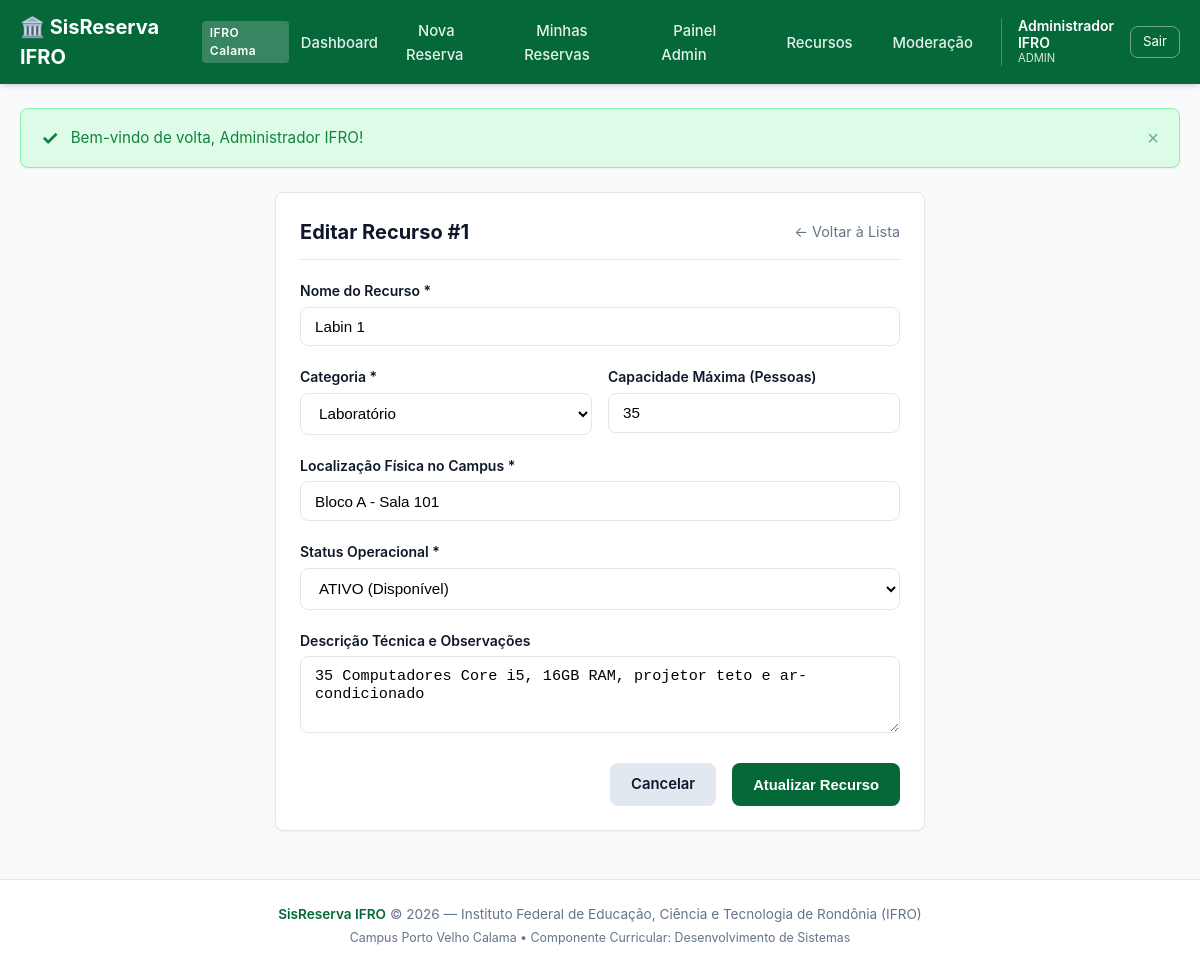
Page /public/admin/recurso_editar.php?id=1 (signed in) on the committed database.
### tables this page shows
CREATE TABLE IF NOT EXISTS `resources` (
  `id` INT UNSIGNED NOT NULL AUTO_INCREMENT,
  `name` VARCHAR(100) NOT NULL COMMENT 'Nome do recurso (ex: Labin 1, Projetor)',
  `category` VARCHAR(50) NOT NULL COMMENT 'Categoria (Laboratório ou Equipamento)',
  `capacity` INT NULL DEFAULT NULL COMMENT 'Capacidade de pessoas (para salas/laboratórios)',
  `location` VARCHAR(100) NOT NULL COMMENT 'Localização física (ex: Bloco A - Sala 101)',
  `description` TEXT NULL COMMENT 'Descrição detalhada dos equipamentos instalados',
  `status` ENUM('ATIVO', 'MANUTENCAO', 'INATIVO') NOT NULL DEFAULT 'ATIVO' COMMENT 'Estado operacional',
  `created_at` TIMESTAMP NOT NULL DEFAULT CURRENT_TIMESTAMP,
  `updated_at` TIMESTAMP NOT NULL DEFAULT CURRENT_TIMESTAMP ON UPDATE CURRENT_TIMESTAMP,
  PRIMARY KEY (`id`),
  KEY `idx_resources_status` (`status`),
  KEY `idx_resources_category` (`category`)
);

### includes/functions.php (called while the page is built, shortened)
<?php
function e(mixed $value): string
{
    return htmlspecialchars((string)($value ?? ''), ENT_QUOTES, 'UTF-8');
}

### public/admin/recurso_editar.php (the view, shortened to what this page needs)
<?php
require_once __DIR__ . '/../../includes/functions.php';
require_once __DIR__ . '/../../includes/flash.php';
$id = (int)($_GET['id'] ?? 0);
$resource = null;
try {
    $pdo = getDBConnection();
    $stmt = $pdo->prepare('SELECT id, name, category, capacity, location, description, status FROM resources WHERE id = :id LIMIT 1');
    $stmt->execute([':id' => $id]);
    $resource = $stmt->fetch();
} catch (Exception $e) {
    error_log('[SisReserva Editar Recurso] Erro: ' . $e->getMessage());
}
require_once __DIR__ . '/../../includes/header.php';
?>
<div style="max-width: 650px; margin: 1.5rem auto;">
  <div class="card">
    <div class="card-header">
      <h1 class="card-title">Editar Recurso #<?= (int)$resource['id'] ?></h1>
      <a href="<?= BASE_URL ?>/admin/recursos.php" style="color: var(--text-muted); text-decoration: none; font-size: 0.9rem;">&larr; Voltar à Lista</a>
    </div>
    <form action="<?= BASE_URL ?>/admin/recurso_salvar.php" method="POST">
      <div class="form-group">
        <label for="name" class="form-label">Nome do Recurso *</label>
        <input type="text" id="name" name="name" class="form-control"
               value="<?= e($resource['name']) ?>" required autofocus>
      </div>
      <div style="display: grid; grid-template-columns: 1fr 1fr; gap: 1rem;">
        <div class="form-group">
          <label for="category" class="form-label">Categoria *</label>
          <select id="category" name="category" class="form-control" required>
            <option value="Laboratório" <?= $resource['category'] === 'Laboratório' ? 'selected' : '' ?>>Laboratório</option>
          </select>
        </div>
        <div class="form-group">
          <label for="capacity" class="form-label">Capacidade Máxima (Pessoas)</label>
          <input type="number" id="capacity" name="capacity" class="form-control"
               min="1" value="<?= $resource['capacity'] ? (int)$resource['capacity'] : '' ?>" placeholder="Ex: 35">
        </div>
      </div>
      <div class="form-group">
        <label for="location" class="form-label">Localização Física no Campus *</label>
        <input type="text" id="location" name="location" class="form-control"
               value="<?= e($resource['location']) ?>" required>
      </div>
      <div class="form-group">
        <label for="status" class="form-label">Status Operacional *</label>
        <select id="status" name="status" class="form-control" required>
          <option value="ATIVO" <?= $resource['status'] === 'ATIVO' ? 'selected' : '' ?>>ATIVO (Disponível)</option>
        </select>
      </div>
      <div class="form-group">
        <label for="description" class="form-label">Descrição Técnica e Observações</label>
        <textarea id="description" name="description" class="form-control" rows="3"><?= e($resource['description']) ?></textarea>
      </div>
      <div style="display: flex; justify-content: flex-end; gap: 1rem; margin-top: 1.5rem;">
        <a href="<?= BASE_URL ?>/admin/recursos.php" class="btn btn-secondary">Cancelar</a>
        <button type="submit" class="btn btn-primary">Atualizar Recurso</button>
      </div>
    </form>
  </div>
</div>
<?php require_once __DIR__ . '/../../includes/footer.php'; ?>

### assets/css/style.css (style rules this page uses)
:root { --primary: #056839; --primary-dark: #034827; --primary-light: #e8f5ed; --primary-hover: #04552e; --secondary: #475569; --success: #15803d; --success-bg: #dcfce7; --warning: #b45309; --warning-bg: #fef3c7; --danger: #b91c1c; --danger-bg: #fee2e2; --info: #0369a1; --info-bg: #e0f2fe; --bg-main: #f8fafc; --card-bg: #ffffff; --border: #e2e8f0; --text-main: #0f172a; --text-muted: #64748b; --text-inverse: #ffffff; --shadow-sm: 0 1px 2px 0 rgb(0 0 0 / 0.05); --shadow: 0 4px 6px -1px rgb(0 0 0 / 0.1), 0 2px 4px -2px rgb(0 0 0 / 0.1); --shadow-lg: 0 10px 15px -3px rgb(0 0 0 / 0.1), 0 4px 6px -4px rgb(0 0 0 / 0.1); --radius: 8px; --transition: all 0.2s ease-in-out; }
* { margin: 0; padding: 0; box-sizing: border-box; }
body { font-family: -apple-system, BlinkMacSystemFont, "Segoe UI", Roboto, Helvetica, Arial, sans-serif; background-color: var(--bg-main); color: var(--text-main); line-height: 1.5; display: flex; flex-direction: column; min-height: 100vh; }
.alert { padding: 0.875rem 1.25rem; border-radius: var(--radius); display: flex; align-items: center; gap: 0.75rem; box-shadow: var(--shadow-sm); border: 1px solid transparent; }
.alert-success { background-color: var(--success-bg); color: var(--success); border-color: #86efac; }
.alert-icon { font-size: 1.25rem; font-weight: bold; }
.alert-content { flex: 1; font-size: 0.95rem; }
.alert-close { background: none; border: none; font-size: 1.25rem; cursor: pointer; color: inherit; opacity: 0.6; transition: var(--transition); }
.card { background-color: var(--card-bg); border: 1px solid var(--border); border-radius: var(--radius); box-shadow: var(--shadow-sm); padding: 1.5rem; margin-bottom: 1.5rem; }
.card-header { display: flex; justify-content: space-between; align-items: center; margin-bottom: 1.25rem; padding-bottom: 0.75rem; border-bottom: 1px solid var(--border); }
.card-title { font-size: 1.25rem; font-weight: 700; color: var(--text-main); }
.btn { display: inline-flex; align-items: center; justify-content: center; gap: 0.5rem; padding: 0.6rem 1.25rem; border-radius: var(--radius); font-size: 0.925rem; font-weight: 600; text-decoration: none; cursor: pointer; border: 1px solid transparent; transition: var(--transition); }
.btn-primary { background-color: var(--primary); color: #fff; }
.btn-secondary { background-color: #e2e8f0; color: var(--text-main); }
.form-group { margin-bottom: 1.25rem; }
.form-label { display: block; font-size: 0.875rem; font-weight: 600; margin-bottom: 0.35rem; color: var(--text-main); }
.form-control { width: 100%; padding: 0.65rem 0.875rem; border: 1px solid var(--border); border-radius: var(--radius); font-size: 0.95rem; background-color: #fff; transition: var(--transition); }

### rows in the picture
resources: id "1", name "Labin 1", category "Laboratório", capacity "35", location "Bloco A - Sala 101", status "ATIVO (Disponível)", description "35 Computadores Core i5, 16GB RAM, projetor teto e ar-condicionado"

### other values in the picture
APP_NAME "SisReserva IFRO"
$user['name'] "Administrador IFRO"
$user['role'] "ADMIN"
